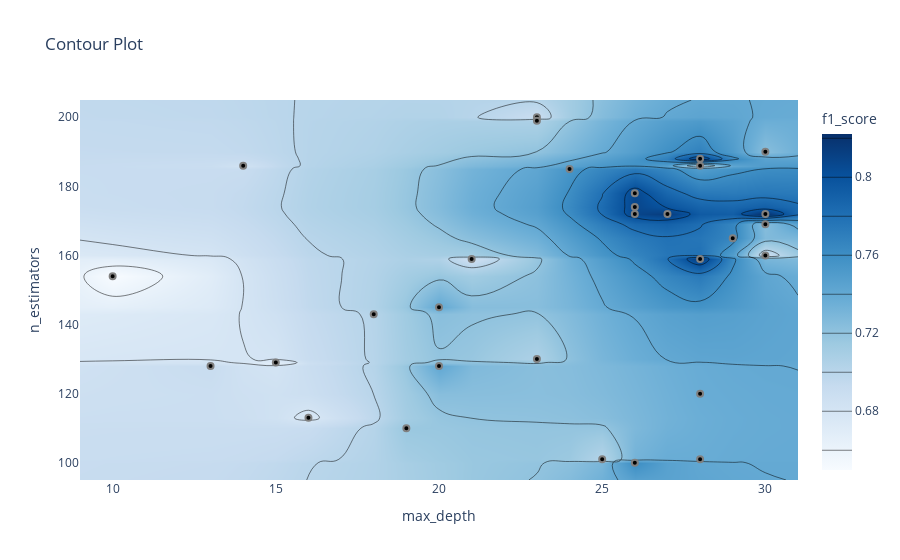

The notebook cell this image was saved under:
### Markdown cell above
График контура отношений гиперпараметров

Он показывает связь между различными комбинациями гиперпараметров и значение метрики для этих комбинаций в виде контурного графика.

### Code cell
optuna.visualization.plot_contour(study, params=["max_depth", "n_estimators"],
                                  target_name="f1_score")

### Figure 1 — Plotly figure (JSON) as saved in the notebook; plotly's stock layout.template omitted (floating-point values rounded to 4 significant figures; data arrays with more than 128 entries replaced by an {"elided": "..."} marker saying what was removed)
{"data": [{"colorbar": {"title": {"text": "f1_score"}}, "colorscale": [[0, "rgb(247,251,255)"], [0.125, "rgb(222,235,247)"], [0.25, "rgb(198,219,239)"], [0.375, "rgb(158,202,225)"], [0.5, "rgb(107,174,214)"], [0.625, "rgb(66,146,198)"], [0.75, "rgb(33,113,181)"], [0.875, "rgb(8,81,156)"], [1, "rgb(8,48,107)"]], "connectgaps": true, "contours": {"coloring": "heatmap"}, "hoverinfo": "none", "line": {"smoothing": 1.3}, "reversescale": false, "type": "contour", "x": [9, 10, 13, 14, 15, 16, 18, 19, 20, 21, 23, 24, 25, 26, 27, 28, 29, 30, 31], "y": [95, 100, 101, 110, 113, 120, 128, 129, 130, 143, 145, 154, 159, 160, 165, 169, 172, 174, 178, 185, 186, 188, 190, 199, 200, 205], "z": {"elided": "26x19 float values"}}, {"marker": {"color": "black", "line": {"color": "Grey", "width": 2}}, "mode": "markers", "showlegend": false, "type": "scatter", "x": [13, 23, 15, 16, 30, 23, 20, 14, 28, 23, 10, 28, 19, 26, 20, 25, 18, 26, 26, 30, 30, 26, 27, 29, 28, 28, 24, 30, 28, 21], "y": [128, 200, 129, 113, 160, 199, 128, 186, 120, 130, 154, 101, 110, 100, 145, 101, 143, 178, 172, 172, 169, 174, 172, 165, 188, 186, 185, 190, 159, 159]}], "layout": {"title": {"text": "Contour Plot"}, "xaxis": {"range": [9, 31], "title": {"text": "max_depth"}}, "yaxis": {"range": [95, 205], "title": {"text": "n_estimators"}}}}
